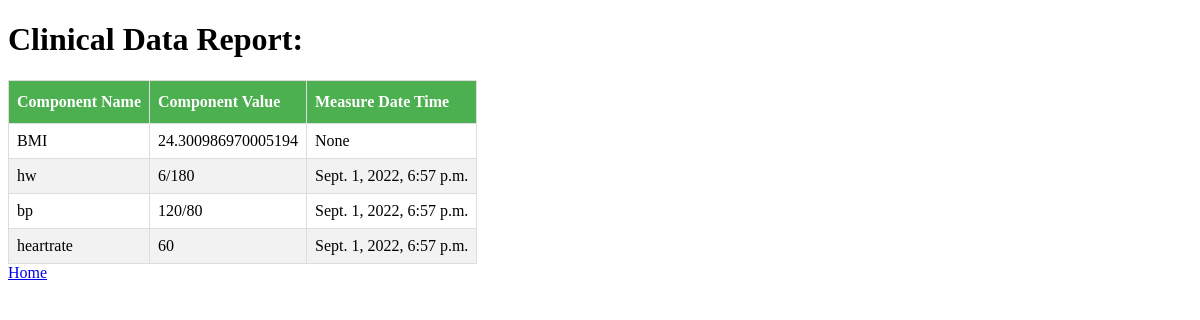
/analyze/5/, run on the app's committed database.
### clinicalsApp/models.py (models this page shows)
class ClinicalData(models.Model):
    COMPONENT_NAMES = [('hw','Height/Weight'), ('bp', 'Blood Pressure'), ('heartrate','Heart Rate')]
    componentName = models.CharField(choices = COMPONENT_NAMES , max_length=20)
    componentValue = models.CharField(max_length=20)
    measuredDateTime = models.DateTimeField(auto_now_add=True)
    patient = models.ForeignKey(Patient, on_delete=models.CASCADE)

### clinicalsApp/views.py (the view)
# urls.py: path('analyze/<int:pk>/', views.analyze),
def analyze(request, **kwargs):
    data = ClinicalData.objects.filter(patient_id=kwargs['pk'])
    responseData =[]
    for eachEntry in data:
        if eachEntry.componentName == 'hw':
            heightAndWeight = eachEntry.componentValue.split('/')
            if len(heightAndWeight) > 1:
                feetToMeteres = float(heightAndWeight[0]) * 0.4536
                BMI = (float(heightAndWeight[1]))/(feetToMeteres*feetToMeteres)
                bmiEntry = ClinicalData()
                bmiEntry.componentName = 'BMI'
                bmiEntry.componentValue = BMI
                responseData.append(bmiEntry)
        responseData.append(eachEntry)
    return render(request, 'clinicalsApp/generateReport.html', {'data':responseData})

### templates/clinicalsApp/generateReport.html (shortened to what this page needs)
<!DOCTYPE html>
{% load static %}
<html lang="en">
<head>
    <link rel="stylesheet" href="{% static 'css/clinicals.css' %}">
</head>
<body>
    <h1>Clinical Data Report:</h1>
    <table border="2">
        <thead>
            <th>Component Name</th>
            <th>Component Value</th>
            <th>Measure Date Time</th>
        </thead>
        {% for eachEntry in data %}
        <tr>
            <td>{{eachEntry.componentName}}</td>
            <td>{{eachEntry.componentValue}}</td>
            <td>{{eachEntry.measuredDateTime}}</td>
        </tr>
        {% endfor %}
    </table>
    <a href="/">Home</a>
</body>
</html>

### static/css/clinicals.css (style rules this page uses)
table, th, td { border: 0px solid black; border-collapse: collapse; }
td,th { border: 1px solid #ddd; padding: 8px; }
tr:nth-child(even) { background-color: #f2f2f2; }
th { padding-top: 12px; padding-bottom: 12px; text-align: left; background-color: #4CAF50; color: white; }

### data on the page
ClinicalData: componentName "hw", componentValue "6/180", measuredDateTime "Sept. 1, 2022, 6:57 p.m."
ClinicalData: componentName "bp", componentValue "120/80", measuredDateTime "Sept. 1, 2022, 6:57 p.m."
ClinicalData: componentName "heartrate", componentValue "60", measuredDateTime "Sept. 1, 2022, 6:57 p.m."

### other printed values
{{ eachEntry.componentName }} "BMI"
{{ eachEntry.componentValue }} "24.300986970005194"
{{ eachEntry.measuredDateTime }} "None"
